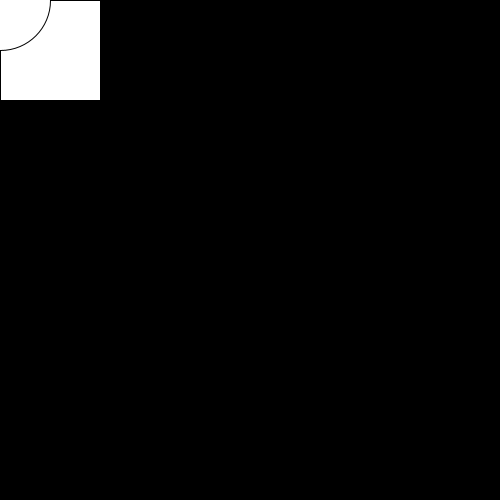
Frame 1 (no input)
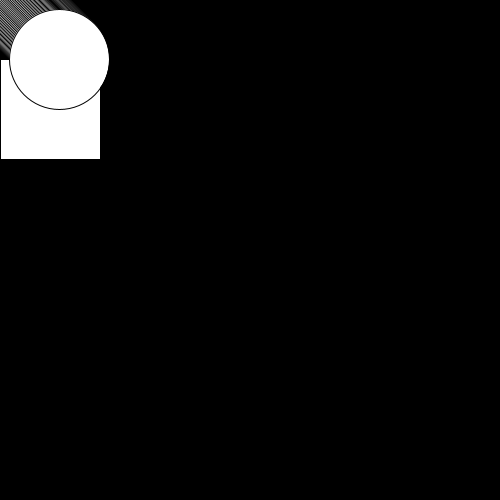
Frame 60 (the mouse pressed at the canvas centre just before this capture)
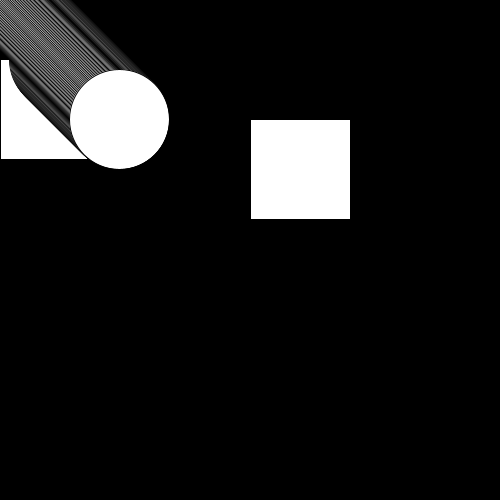
Frame 120 (the mouse held since frame 60 and released just before this capture)

The Processing sketch that drew these frames (run headless with seeded random() and noise(); from frame 60 on, the mouse is pressed at the canvas centre):

// Processing sketch: build
// ── build.pde
// Build 01-02 - Variables & Functions

int x =0;
int y = 0;

void setup(){
  // I run once
  println("Run once");
  
  size(500, 500);
  background(0);
}

void draw(){
  // I run continuously
  println("Run again and again");
  
  ellipse(x, y, 100, 100);
  rect(mouseX, y, 100, 100);

  drawEllipse();

  x = x + 1;
  y = y + 1;

  // If we ever want to know what is going on, your friend println()
  println("x:" + x, "y:" + y);
  print(createInteger(5));
}

// Function
void drawEllipse() {
  ellipse(x, y, 100, 100);
}

// Function with argument
void drawEllipse(float size) {
  ellipse(x, y, 100, 100);
}

// Function that returns something
int createInteger(int i) {
  int num;

  num = i * 10;

  return num;
}
